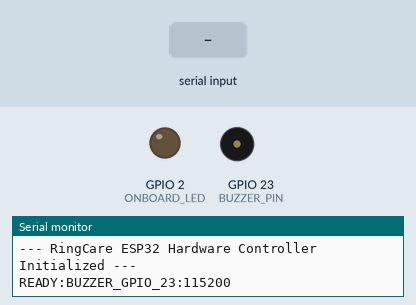
Simulated run of this sketch. Board: ESP32. Shown: output pins drawn as LEDs (lit = HIGH), buzzer (waves = sounding, pin HIGH), the last lines printed to the serial monitor. Dashed ring = blinking. The test bench sets the inputs (shaded band).

Above: at 1.3 s.
1.4 s: "ALERT\n" received over Serial
At 1.57 s:
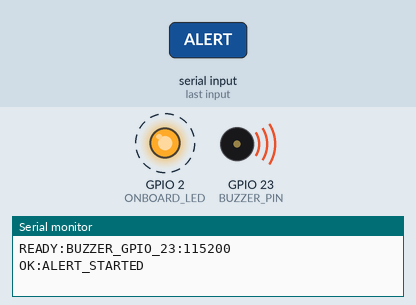
4.4 s: "SAFE\n" received over Serial
5.9 s: "TEST\n" received over Serial
At 7.5 s:
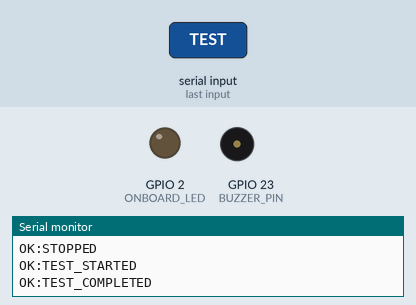
Timing chart, 0 to 9.0 s (numbered marks = the images above; inputs shaded):
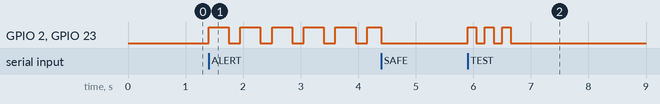

Measured:
- after the input at 1.4 s, GPIO 2 (ONBOARD_LED), GPIO 23 (BUZZER_PIN): alternates HIGH for 0.35 s and LOW for 0.20 s, starting at once
- after the input at 5.9 s, GPIO 2 (ONBOARD_LED), GPIO 23 (BUZZER_PIN): alternates HIGH for 0.15 s and LOW for 0.15 s, 6 changes in all, then stays LOW, starting at once

The sketch:

esp32_ringcare_buzzer.ino
```cpp
/*
 * =====================================================================================
 * RingCare – ESP32 USB Hardware Buzzer Controller
 * Firmware for ESP32-WROOM-32 Development Board
 *
 * Hardware Connections:
 * - Active Buzzer Signal (I/O) -> ESP32 GPIO 23
 * - Active Buzzer GND          -> ESP32 GND
 * - Active Buzzer VCC          -> ESP32 3.3V (or 5V/VIN for 5V active buzzers)
 *
 * Serial Protocol (115200 baud, 8N1, Newline terminated):
 * - Commands from Flask Backend:
 *     "ALERT\n"   -> Triggers alarm pattern (alternating pulsing beeps), auto-timeout 60s
 *     "SAFE\n"    -> Instantly deactivates buzzer and returns to IDLE
 *     "STOP\n"    -> Alias for SAFE
 *     "TEST\n"    -> Emits 3 quick distinctive beeps, then returns to IDLE
 *     "STATUS\n"  -> Returns current operational state
 *
 * - Responses to Flask Backend:
 *     "OK:ALERT_STARTED"
 *     "OK:STOPPED"
 *     "OK:TEST_STARTED"
 *     "STATUS:IDLE" / "STATUS:ALERTING" / "STATUS:TESTING"
 *     "TIMEOUT:AUTO_STOPPED"
 * =====================================================================================
 */

#include <Arduino.h>

// Hardware Pin Configuration
const int BUZZER_PIN = 23;            // Active buzzer signal connected to GPIO 23
const int ONBOARD_LED = 2;            // Optional: ESP32 onboard blue LED (GPIO 2) for visual feedback

// Safety Timing Configurations
const unsigned long MAX_ALERT_DURATION_MS = 60000;  // 60 seconds maximum ringing before auto-stop
const unsigned long BEEP_ON_INTERVAL_MS   = 350;    // Beep duration in ALERT mode
const unsigned long BEEP_OFF_INTERVAL_MS  = 200;    // Pause duration in ALERT mode

// Operational States
enum BuzzerState {
  STATE_IDLE,
  STATE_ALERTING,
  STATE_TESTING
};

BuzzerState currentState = STATE_IDLE;
unsigned long alertStartTime = 0;
unsigned long lastToggleTime = 0;
bool buzzerOutputLevel = false;

// Testing Sequence Tracking
int testBeepCount = 0;
const int MAX_TEST_BEEPS = 3;
const unsigned long TEST_BEEP_DURATION_MS = 150;
const unsigned long TEST_PAUSE_DURATION_MS = 150;

// Serial Command Buffer
String inputBuffer = "";

void setBuzzer(bool state) {
  buzzerOutputLevel = state;
  digitalWrite(BUZZER_PIN, state ? HIGH : LOW);
  digitalWrite(ONBOARD_LED, state ? HIGH : LOW);
}

void startAlert() {
  currentState = STATE_ALERTING;
  alertStartTime = millis();
  lastToggleTime = millis();
  setBuzzer(true);
  Serial.println("OK:ALERT_STARTED");
}

void stopBuzzer(const char* reason = "OK:STOPPED") {
  currentState = STATE_IDLE;
  setBuzzer(false);
  Serial.println(reason);
}

void startTest() {
  currentState = STATE_TESTING;
  testBeepCount = 0;
  lastToggleTime = millis();
  setBuzzer(true);
  Serial.println("OK:TEST_STARTED");
}

void processCommand(String cmd) {
  cmd.trim();
  cmd.toUpperCase();

  if (cmd.length() == 0) return;

  if (cmd == "ALERT") {
    startAlert();
  } else if (cmd == "SAFE" || cmd == "STOP") {
    stopBuzzer("OK:STOPPED");
  } else if (cmd == "TEST") {
    startTest();
  } else if (cmd == "STATUS") {
    if (currentState == STATE_ALERTING) {
      Serial.println("STATUS:ALERTING");
    } else if (currentState == STATE_TESTING) {
      Serial.println("STATUS:TESTING");
    } else {
      Serial.println("STATUS:IDLE");
    }
  } else {
    Serial.print("ERROR:UNKNOWN_COMMAND:");
    Serial.println(cmd);
  }
}

void setup() {
  // Initialize Serial Communication at 115200 baud
  Serial.begin(115200);

  // Configure GPIO Pins
  pinMode(BUZZER_PIN, OUTPUT);
  pinMode(ONBOARD_LED, OUTPUT);

  // Ensure buzzer starts completely silent
  setBuzzer(false);

  // Allow power rail to stabilize
  delay(100);

  Serial.println("\n--- RingCare ESP32 Hardware Controller Initialized ---");
  Serial.println("READY:BUZZER_GPIO_23:115200");
}

void loop() {
  // 1. Read incoming serial commands from Flask Backend non-blockingly
  while (Serial.available() > 0) {
    char inChar = (char)Serial.read();
    if (inChar == '\n' || inChar == '\r') {
      if (inputBuffer.length() > 0) {
        processCommand(inputBuffer);
        inputBuffer = "";
      }
    } else {
      // Prevent buffer overflow
      if (inputBuffer.length() < 64) {
        inputBuffer += inChar;
      }
    }
  }

  unsigned long currentMillis = millis();

  // 2. Non-blocking state machine for Alerting
  if (currentState == STATE_ALERTING) {
    // Check auto-stop safety timeout (e.g. 60 seconds)
    if (currentMillis - alertStartTime >= MAX_ALERT_DURATION_MS) {
      stopBuzzer("TIMEOUT:AUTO_STOPPED");
      return;
    }

    // Pulsing beeping pattern for high attention without deafening
    if (buzzerOutputLevel) {
      if (currentMillis - lastToggleTime >= BEEP_ON_INTERVAL_MS) {
        setBuzzer(false);
        lastToggleTime = currentMillis;
      }
    } else {
      if (currentMillis - lastToggleTime >= BEEP_OFF_INTERVAL_MS) {
        setBuzzer(true);
        lastToggleTime = currentMillis;
      }
    }
  }

  // 3. Non-blocking state machine for Test Sequence (3 short beeps)
  else if (currentState == STATE_TESTING) {
    if (buzzerOutputLevel) {
      if (currentMillis - lastToggleTime >= TEST_BEEP_DURATION_MS) {
        setBuzzer(false);
        lastToggleTime = currentMillis;
        testBeepCount++;
        if (testBeepCount >= MAX_TEST_BEEPS) {
          currentState = STATE_IDLE;
          Serial.println("OK:TEST_COMPLETED");
        }
      }
    } else {
      if (currentMillis - lastToggleTime >= TEST_PAUSE_DURATION_MS) {
        if (testBeepCount < MAX_TEST_BEEPS) {
          setBuzzer(true);
          lastToggleTime = currentMillis;
        }
      }
    }
  }
}
```
